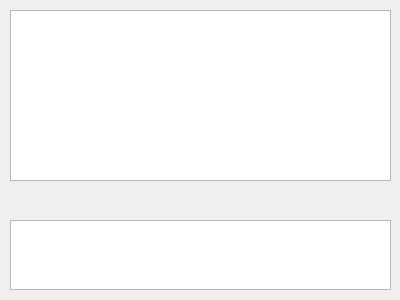
<?xml version="1.0" encoding="UTF-8"?>
<ui version="4.0">
 <class>RunDialog</class>
 <widget class="QDialog" name="RunDialog">
  <property name="geometry">
   <rect>
    <x>0</x>
    <y>0</y>
    <width>400</width>
    <height>300</height>
   </rect>
  </property>
  <property name="windowTitle">
   <string>Dialog</string>
  </property>
  <widget class="QTextEdit" name="textEdit">
   <property name="geometry">
    <rect>
     <x>10</x>
     <y>10</y>
     <width>381</width>
     <height>171</height>
    </rect>
   </property>
  </widget>
  <widget class="QTextEdit" name="textEdit_2">
   <property name="geometry">
    <rect>
     <x>10</x>
     <y>220</y>
     <width>381</width>
     <height>70</height>
    </rect>
   </property>
  </widget>
 </widget>
 <resources/>
 <connections/>
</ui>
